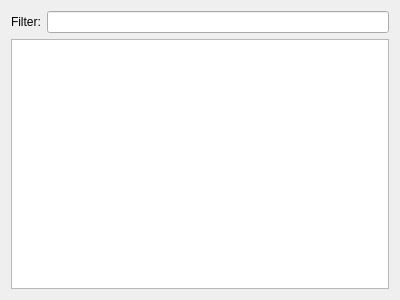
<?xml version="1.0" encoding="UTF-8"?>
<ui version="4.0">
 <class>WizardPage</class>
 <widget class="QWizardPage" name="WizardPage">
  <property name="geometry">
   <rect>
    <x>0</x>
    <y>0</y>
    <width>400</width>
    <height>300</height>
   </rect>
  </property>
  <property name="windowTitle">
   <string>WizardPage</string>
  </property>
  <property name="locale">
   <locale language="English" country="UnitedStates"/>
  </property>
  <property name="title">
   <string>Package selection</string>
  </property>
  <property name="subTitle">
   <string>Select packages to import.</string>
  </property>
  <layout class="QFormLayout" name="formLayout">
   <item row="0" column="0">
    <widget class="QLabel" name="label">
     <property name="text">
      <string>Filter:</string>
     </property>
    </widget>
   </item>
   <item row="0" column="1">
    <widget class="QLineEdit" name="filterLineEdit"/>
   </item>
   <item row="1" column="0" colspan="2">
    <widget class="QListWidget" name="packageListWidget"/>
   </item>
  </layout>
 </widget>
 <resources/>
 <connections/>
</ui>
